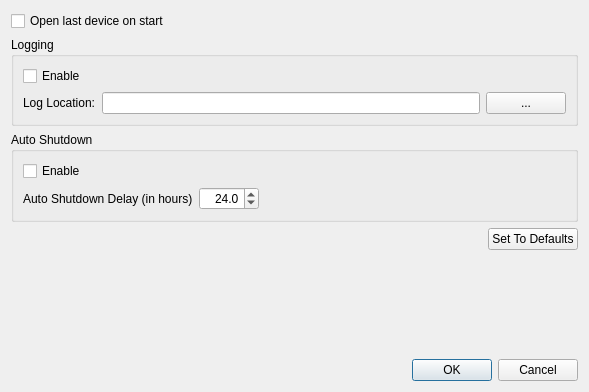
<?xml version="1.0" encoding="UTF-8"?>
<ui version="4.0">
 <class>PreferencesDialogClass</class>
 <widget class="QDialog" name="PreferencesDialogClass">
  <property name="windowModality">
   <enum>Qt::ApplicationModal</enum>
  </property>
  <property name="geometry">
   <rect>
    <x>0</x>
    <y>0</y>
    <width>589</width>
    <height>392</height>
   </rect>
  </property>
  <property name="contextMenuPolicy">
   <enum>Qt::NoContextMenu</enum>
  </property>
  <property name="windowTitle">
   <string>Preferences</string>
  </property>
  <property name="modal">
   <bool>true</bool>
  </property>
  <layout class="QVBoxLayout" name="verticalLayout_4">
   <item>
    <widget class="QCheckBox" name="_openLastDeviceOnStart">
     <property name="text">
      <string>Open last device on start</string>
     </property>
    </widget>
   </item>
   <item>
    <widget class="QGroupBox" name="groupBox">
     <property name="title">
      <string>Logging</string>
     </property>
     <layout class="QVBoxLayout" name="verticalLayout">
      <item>
       <widget class="QCheckBox" name="_loggingCB">
        <property name="text">
         <string>Enable</string>
        </property>
       </widget>
      </item>
      <item>
       <layout class="QHBoxLayout" name="horizontalLayout">
        <item>
         <widget class="QLabel" name="label">
          <property name="text">
           <string>Log Location:</string>
          </property>
         </widget>
        </item>
        <item>
         <widget class="QLineEdit" name="_logLocation"/>
        </item>
        <item>
         <widget class="QPushButton" name="_browseForLogPathButton">
          <property name="text">
           <string>...</string>
          </property>
         </widget>
        </item>
       </layout>
      </item>
     </layout>
    </widget>
   </item>
   <item>
    <widget class="QGroupBox" name="groupBox_2">
     <property name="title">
      <string>Auto Shutdown</string>
     </property>
     <layout class="QVBoxLayout" name="verticalLayout_2">
      <item>
       <widget class="QCheckBox" name="_autoShutDownEnable">
        <property name="text">
         <string>Enable</string>
        </property>
       </widget>
      </item>
      <item>
       <layout class="QHBoxLayout" name="horizontalLayout_5">
        <item>
         <widget class="QLabel" name="label_3">
          <property name="text">
           <string>Auto Shutdown Delay (in hours)</string>
          </property>
         </widget>
        </item>
        <item>
         <widget class="QDoubleSpinBox" name="_autoShutdownHours">
          <property name="minimumSize">
           <size>
            <width>60</width>
            <height>0</height>
           </size>
          </property>
          <property name="alignment">
           <set>Qt::AlignRight|Qt::AlignTrailing|Qt::AlignVCenter</set>
          </property>
          <property name="decimals">
           <number>1</number>
          </property>
          <property name="minimum">
           <double>0.100000000000000</double>
          </property>
          <property name="maximum">
           <double>120.000000000000000</double>
          </property>
          <property name="singleStep">
           <double>0.100000000000000</double>
          </property>
          <property name="stepType">
           <enum>QAbstractSpinBox::DefaultStepType</enum>
          </property>
          <property name="value">
           <double>24.000000000000000</double>
          </property>
         </widget>
        </item>
        <item>
         <spacer name="horizontalSpacer_4">
          <property name="orientation">
           <enum>Qt::Horizontal</enum>
          </property>
          <property name="sizeHint" stdset="0">
           <size>
            <width>40</width>
            <height>20</height>
           </size>
          </property>
         </spacer>
        </item>
       </layout>
      </item>
     </layout>
    </widget>
   </item>
   <item>
    <layout class="QHBoxLayout" name="horizontalLayout_3">
     <item>
      <spacer name="horizontalSpacer_2">
       <property name="orientation">
        <enum>Qt::Horizontal</enum>
       </property>
       <property name="sizeHint" stdset="0">
        <size>
         <width>40</width>
         <height>20</height>
        </size>
       </property>
      </spacer>
     </item>
     <item>
      <widget class="QPushButton" name="_setToDefaultsButton">
       <property name="text">
        <string>Set To Defaults</string>
       </property>
      </widget>
     </item>
    </layout>
   </item>
   <item>
    <spacer name="verticalSpacer">
     <property name="orientation">
      <enum>Qt::Vertical</enum>
     </property>
     <property name="sizeHint" stdset="0">
      <size>
       <width>20</width>
       <height>40</height>
      </size>
     </property>
    </spacer>
   </item>
   <item>
    <layout class="QHBoxLayout" name="horizontalLayout_4">
     <item>
      <spacer name="horizontalSpacer_3">
       <property name="orientation">
        <enum>Qt::Horizontal</enum>
       </property>
       <property name="sizeHint" stdset="0">
        <size>
         <width>40</width>
         <height>20</height>
        </size>
       </property>
      </spacer>
     </item>
     <item>
      <widget class="QDialogButtonBox" name="buttonBox">
       <property name="orientation">
        <enum>Qt::Horizontal</enum>
       </property>
       <property name="standardButtons">
        <set>QDialogButtonBox::Cancel|QDialogButtonBox::Ok</set>
       </property>
      </widget>
     </item>
    </layout>
   </item>
  </layout>
 </widget>
 <resources/>
 <connections>
  <connection>
   <sender>buttonBox</sender>
   <signal>accepted()</signal>
   <receiver>PreferencesDialogClass</receiver>
   <slot>accept()</slot>
   <hints>
    <hint type="sourcelabel">
     <x>248</x>
     <y>254</y>
    </hint>
    <hint type="destinationlabel">
     <x>157</x>
     <y>274</y>
    </hint>
   </hints>
  </connection>
  <connection>
   <sender>buttonBox</sender>
   <signal>rejected()</signal>
   <receiver>PreferencesDialogClass</receiver>
   <slot>reject()</slot>
   <hints>
    <hint type="sourcelabel">
     <x>316</x>
     <y>260</y>
    </hint>
    <hint type="destinationlabel">
     <x>286</x>
     <y>274</y>
    </hint>
   </hints>
  </connection>
 </connections>
</ui>
